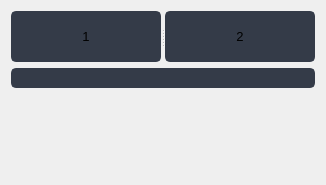
                  <widget class="QWidget" name="page_laba5">
                   <layout class="QVBoxLayout" name="verticalLayout_16">
                    <item>
                     <layout class="QVBoxLayout" name="verticalLayout_14">
                      <item alignment="Qt::AlignTop">
                       <widget class="QSplitter" name="splitter_25">
                        <property name="orientation">
                         <enum>Qt::Horizontal</enum>
                        </property>
                        <widget class="QPushButton" name="pushButton_14">
                         <property name="enabled">
                          <bool>true</bool>
                         </property>
                         <property name="sizePolicy">
                          <sizepolicy hsizetype="Fixed" vsizetype="Fixed">
                           <horstretch>0</horstretch>
                           <verstretch>0</verstretch>
                          </sizepolicy>
                         </property>
                         <property name="minimumSize">
                          <size>
                           <width>0</width>
                           <height>51</height>
                          </size>
                         </property>
                         <property name="maximumSize">
                          <size>
                           <width>16777215</width>
                           <height>51</height>
                          </size>
                         </property>
                         <property name="font">
                          <font>
                           <family>Segoe UI</family>
                           <pointsize>10</pointsize>
                          </font>
                         </property>
                         <property name="styleSheet">
                          <string notr="true">QPushButton {
	border: 2px solid rgb(52, 59, 72);
	border-radius: 5px;	
	background-color: rgb(52, 59, 72);
}
QPushButton:hover {
	background-color: rgb(57, 65, 80);
	border: 2px solid rgb(61, 70, 86);
}
QPushButton:pressed {	
	background-color: rgb(35, 40, 49);
	border: 2px solid rgb(43, 50, 61);
}
QPushButton:disabled{
	background-color: rgb(57, 65, 80);
	border: 2px solid rgb(61, 70, 86);
}</string>
                         </property>
                         <property name="text">
                          <string>1</string>
                         </property>
                        </widget>
                        <widget class="QPushButton" name="pushButton_130">
                         <property name="sizePolicy">
                          <sizepolicy hsizetype="Fixed" vsizetype="Fixed">
                           <horstretch>0</horstretch>
                           <verstretch>0</verstretch>
                          </sizepolicy>
                         </property>
                         <property name="font">
                          <font>
                           <family>Segoe UI</family>
                           <pointsize>10</pointsize>
                          </font>
                         </property>
                         <property name="styleSheet">
                          <string notr="true">QPushButton {
	border: 2px solid rgb(52, 59, 72);
	border-radius: 5px;	
	background-color: rgb(52, 59, 72);
}
QPushButton:hover {
	background-color: rgb(57, 65, 80);
	border: 2px solid rgb(61, 70, 86);
}
QPushButton:pressed {	
	background-color: rgb(35, 40, 49);
	border: 2px solid rgb(43, 50, 61);
}
QPushButton:disabled{
	background-color: rgb(57, 65, 80);
	border: 2px solid rgb(61, 70, 86);
}</string>
                         </property>
                         <property name="text">
                          <string>2</string>
                         </property>
                        </widget>
                       </widget>
                      </item>
                     </layout>
                    </item>
                    <item>
                     <widget class="QPushButton" name="pushButton_3">
                      <property name="minimumSize">
                       <size>
                        <width>0</width>
                        <height>20</height>
                       </size>
                      </property>
                      <property name="styleSheet">
                       <string notr="true">QPushButton {
	background-image: url(:/24x24/icons/24x24/cil-menu.png);
	background-position: center;
	background-repeat: no-reperat;
	border: 2px solid rgb(52, 59, 72);
	border-radius: 5px;	
	background-color: rgb(52, 59, 72);
}
QPushButton:hover {
	background-color: rgb(57, 65, 80);
	border: 2px solid rgb(61, 70, 86);
}
QPushButton:pressed {	
	background-color: rgb(35, 40, 49);
	border: 2px solid rgb(43, 50, 61);
}
QPushButton:disabled{
	background-color: rgb(57, 65, 80);
	border: 2px solid rgb(61, 70, 86);
}</string>
                      </property>
                      <property name="text">
                       <string/>
                      </property>
                     </widget>
                    </item>
                    <item>
                     <layout class="QVBoxLayout" name="verticalLayout_13">
                      <property name="spacing">
                       <number>0</number>
                      </property>
                      <property name="sizeConstraint">
                       <enum>QLayout::SetDefaultConstraint</enum>
                      </property>
                      <item>
                       <widget class="QFrame" name="frame_4">
                        <property name="sizePolicy">
                         <sizepolicy hsizetype="Preferred" vsizetype="Preferred">
                          <horstretch>0</horstretch>
                          <verstretch>0</verstretch>
                         </sizepolicy>
                        </property>
                        <property name="minimumSize">
                         <size>
                          <width>0</width>
                          <height>0</height>
                         </size>
                        </property>
                        <property name="maximumSize">
                         <size>
                          <width>16777215</width>
                          <height>0</height>
                         </size>
                        </property>
                        <property name="frameShape">
                         <enum>QFrame::StyledPanel</enum>
                        </property>
                        <property name="frameShadow">
                         <enum>QFrame::Raised</enum>
                        </property>
                        <layout class="QVBoxLayout" name="verticalLayout_12">
                         <item>
                          <widget class="QSplitter" name="splitter_24">
                           <property name="orientation">
                            <enum>Qt::Horizontal</enum>
                           </property>
                           <widget class="QPushButton" name="pushButton_125">
                            <property name="font">
                             <font>
                              <family>Segoe UI</family>
                              <pointsize>10</pointsize>
                             </font>
                            </property>
                            <property name="styleSheet">
                             <string notr="true">QPushButton {
	border: 2px solid rgb(52, 59, 72);
	border-radius: 5px;	
	background-color: rgb(52, 59, 72);
}
QPushButton:hover {
	background-color: rgb(57, 65, 80);
	border: 2px solid rgb(61, 70, 86);
}
QPushButton:pressed {	
	background-color: rgb(35, 40, 49);
	border: 2px solid rgb(43, 50, 61);
}</string>
                            </property>
                            <property name="text">
                             <string>test1</string>
                            </property>
                           </widget>
                           <widget class="QPushButton" name="pushButton_126">
                            <property name="font">
                             <font>
                              <family>Segoe UI</family>
                              <pointsize>10</pointsize>
                             </font>
                            </property>
                            <property name="styleSheet">
                             <string notr="true">QPushButton {
	border: 2px solid rgb(52, 59, 72);
	border-radius: 5px;	
	background-color: rgb(52, 59, 72);
}
QPushButton:hover {
	background-color: rgb(57, 65, 80);
	border: 2px solid rgb(61, 70, 86);
}
QPushButton:pressed {	
	background-color: rgb(35, 40, 49);
	border: 2px solid rgb(43, 50, 61);
}</string>
                            </property>
                            <property name="text">
                             <string>test2</string>
                            </property>
                           </widget>
                           <widget class="QPushButton" name="pushButton_127">
                            <property name="font">
                             <font>
                              <family>Segoe UI</family>
                              <pointsize>10</pointsize>
                             </font>
                            </property>
                            <property name="styleSheet">
                             <string notr="true">QPushButton {
	border: 2px solid rgb(52, 59, 72);
	border-radius: 5px;	
	background-color: rgb(52, 59, 72);
}
QPushButton:hover {
	background-color: rgb(57, 65, 80);
	border: 2px solid rgb(61, 70, 86);
}
QPushButton:pressed {	
	background-color: rgb(35, 40, 49);
	border: 2px solid rgb(43, 50, 61);
}</string>
                            </property>
                            <property name="text">
                             <string>test3</string>
                            </property>
                           </widget>
                           <widget class="QPushButton" name="pushButton_128">
                            <property name="font">
                             <font>
                              <family>Segoe UI</family>
                              <pointsize>10</pointsize>
                             </font>
                            </property>
                            <property name="styleSheet">
                             <string notr="true">QPushButton {
	border: 2px solid rgb(52, 59, 72);
	border-radius: 5px;	
	background-color: rgb(52, 59, 72);
}
QPushButton:hover {
	background-color: rgb(57, 65, 80);
	border: 2px solid rgb(61, 70, 86);
}
QPushButton:pressed {	
	background-color: rgb(35, 40, 49);
	border: 2px solid rgb(43, 50, 61);
}</string>
                            </property>
                            <property name="text">
                             <string>test4</string>
                            </property>
                           </widget>
                           <widget class="QPushButton" name="pushButton_129">
                            <property name="font">
                             <font>
                              <family>Segoe UI</family>
                              <pointsize>10</pointsize>
                             </font>
                            </property>
                            <property name="styleSheet">
                             <string notr="true">QPushButton {
	border: 2px solid rgb(52, 59, 72);
	border-radius: 5px;	
	background-color: rgb(52, 59, 72);
}
QPushButton:hover {
	background-color: rgb(57, 65, 80);
	border: 2px solid rgb(61, 70, 86);
}
QPushButton:pressed {	
	background-color: rgb(35, 40, 49);
	border: 2px solid rgb(43, 50, 61);
}</string>
                            </property>
                            <property name="text">
                             <string>test5</string>
                            </property>
                           </widget>
                          </widget>
                         </item>
                         <item>
                          <widget class="QSplitter" name="splitter_26">
                           <property name="orientation">
                            <enum>Qt::Horizontal</enum>
                           </property>
                           <widget class="QSplitter" name="splitter_28">
                            <property name="orientation">
                             <enum>Qt::Horizontal</enum>
                            </property>
                            <widget class="QLineEdit" name="lineEdit_26">
                             <property name="font">
                              <font>
                               <family>Segoe UI</family>
                               <pointsize>12</pointsize>
                              </font>
                             </property>
                            </widget>
                            <widget class="QLineEdit" name="lineEdit_27">
                             <property name="font">
                              <font>
                               <family>Segoe UI</family>
                               <pointsize>12</pointsize>
                              </font>
                             </property>
                            </widget>
                           </widget>
                          </widget>
                         </item>
                         <item>
                          <widget class="QPushButton" name="pushButton_131">
                           <property name="font">
                            <font>
                             <family>Segoe UI</family>
                             <pointsize>9</pointsize>
                            </font>
                           </property>
                           <property name="styleSheet">
                            <string notr="true">QPushButton {
	border: 2px solid rgb(52, 59, 72);
	border-radius: 5px;	
	background-color: rgb(52, 59, 72);
}
QPushButton:hover {
	background-color: rgb(57, 65, 80);
	border: 2px solid rgb(61, 70, 86);
}
QPushButton:pressed {	
	background-color: rgb(35, 40, 49);
	border: 2px solid rgb(43, 50, 61);
}</string>
                           </property>
                           <property name="text">
                            <string>OK</string>
                           </property>
                          </widget>
                         </item>
                         <item>
                          <widget class="QTextEdit" name="textEdit_5">
                           <property name="maximumSize">
                            <size>
                             <width>16777215</width>
                             <height>16777215</height>
                            </size>
                           </property>
                           <property name="font">
                            <font>
                             <family>Segoe UI</family>
                             <pointsize>12</pointsize>
                            </font>
                           </property>
                           <property name="styleSheet">
                            <string notr="true">QTextEdit {
	background-color: rgb(27, 29, 35);
	border-radius: 5px;
	padding: 10px;
}
QTextEdit:hover {
	border: 2px solid rgb(64, 71, 88);
}
QTextEdit:focus {
	border: 2px solid rgb(91, 101, 124);
}</string>
                           </property>
                          </widget>
                         </item>
                        </layout>
                       </widget>
                      </item>
                      <item>
                       <spacer name="verticalSpacer">
                        <property name="orientation">
                         <enum>Qt::Vertical</enum>
                        </property>
                        <property name="sizeType">
                         <enum>QSizePolicy::Fixed</enum>
                        </property>
                        <property name="sizeHint" stdset="0">
                         <size>
                          <width>20</width>
                          <height>40</height>
                         </size>
                        </property>
                       </spacer>
                      </item>
                     </layout>
                    </item>
                    <item>
                     <spacer name="verticalSpacer_2">
                      <property name="orientation">
                       <enum>Qt::Vertical</enum>
                      </property>
                      <property name="sizeType">
                       <enum>QSizePolicy::Expanding</enum>
                      </property>
                      <property name="sizeHint" stdset="0">
                       <size>
                        <width>20</width>
                        <height>40</height>
                       </size>
                      </property>
                     </spacer>
                    </item>
                   </layout>
                  </widget>
